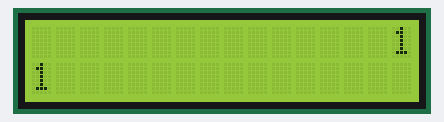
Simulated run of this sketch. Board: Arduino Uno, built with avr-gcc and run on an emulated ATmega328P. Parts: 16×2 character LCD. No radio packets arrive unless stated.

Above: at 0.2 s.
At 4.2 s:
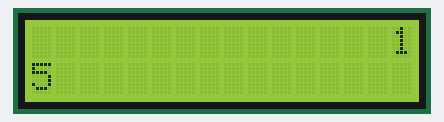
At 9.2 s:
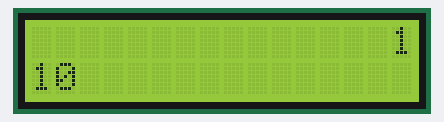
At 19.3 s:
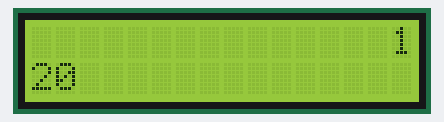
At 28.4 s:
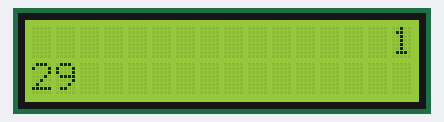
At 38.4 s:
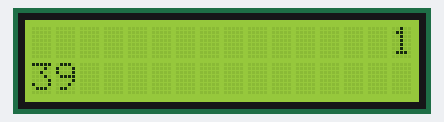

Measured:
- what the display in image 1 shows lasts 1.0 s, from 4.2 s to 5.2 s

The sketch:

send.ino
```cpp
//Include Libraries
#include <SPI.h>
#include <nRF24L01.h>
#include <RF24.h>
#include <Wire.h>
#include <LiquidCrystal_I2C.h>

//create an RF24 object
RF24 radio(9, 10);  // CE, CSN
LiquidCrystal_I2C lcd(0x27, 16, 2);

//address through which two modules communicate.
const byte address[6] = "00001";
int i = 0;

void setup()
{  // LCD Setup
  lcd.init();
  lcd.begin(16,2);
  lcd.backlight();

  radio.begin();

  //set the address
  radio.openWritingPipe(address);

  //Set module as transmitter
  radio.stopListening();
}
void loop()
{
  bool result = radio.isChipConnected();
  lcd.setCursor(15, 0);
  lcd.print(result);

  //Send message to receiver
  const char text[] = "Hello World";
  radio.write(&text, sizeof(text));
  lcd.setCursor(0, 1);
  lcd.print(++i);

  delay(1000);
}
```
